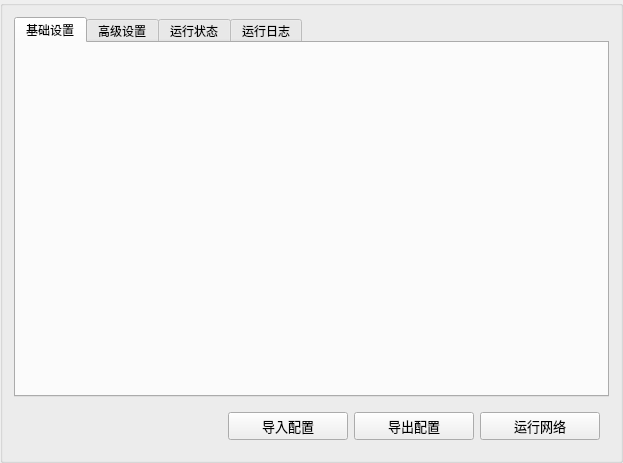
<?xml version="1.0" encoding="UTF-8"?>
<ui version="4.0">
 <class>NetPage</class>
 <widget class="QGroupBox" name="NetPage">
  <property name="geometry">
   <rect>
    <x>0</x>
    <y>0</y>
    <width>623</width>
    <height>463</height>
   </rect>
  </property>
  <property name="sizePolicy">
   <sizepolicy hsizetype="Expanding" vsizetype="Expanding">
    <horstretch>0</horstretch>
    <verstretch>0</verstretch>
   </sizepolicy>
  </property>
  <property name="minimumSize">
   <size>
    <width>480</width>
    <height>0</height>
   </size>
  </property>
  <property name="windowTitle">
   <string>GroupBox</string>
  </property>
  <layout class="QVBoxLayout" name="verticalLayout">
   <item>
    <widget class="QTabWidget" name="netTabWidget">
     <property name="currentIndex">
      <number>0</number>
     </property>
     <widget class="QWidget" name="primerSet">
      <attribute name="title">
       <string>基础设置</string>
      </attribute>
     </widget>
     <widget class="QWidget" name="advancedSet">
      <attribute name="title">
       <string>高级设置</string>
      </attribute>
     </widget>
     <widget class="QWidget" name="runningState">
      <attribute name="title">
       <string>运行状态</string>
      </attribute>
     </widget>
     <widget class="QWidget" name="runningLog">
      <attribute name="title">
       <string>运行日志</string>
      </attribute>
     </widget>
    </widget>
   </item>
   <item alignment="Qt::AlignmentFlag::AlignRight">
    <widget class="QWidget" name="horizontalWidget" native="true">
     <layout class="QHBoxLayout" name="horizontalLayout">
      <item alignment="Qt::AlignmentFlag::AlignRight">
       <widget class="QPushButton" name="importPushButton">
        <property name="minimumSize">
         <size>
          <width>120</width>
          <height>0</height>
         </size>
        </property>
        <property name="font">
         <font>
          <pointsize>10</pointsize>
         </font>
        </property>
        <property name="text">
         <string>导入配置</string>
        </property>
       </widget>
      </item>
      <item alignment="Qt::AlignmentFlag::AlignRight">
       <widget class="QPushButton" name="exportPushButton">
        <property name="minimumSize">
         <size>
          <width>120</width>
          <height>0</height>
         </size>
        </property>
        <property name="font">
         <font>
          <pointsize>10</pointsize>
         </font>
        </property>
        <property name="text">
         <string>导出配置</string>
        </property>
       </widget>
      </item>
      <item alignment="Qt::AlignmentFlag::AlignRight|Qt::AlignmentFlag::AlignBottom">
       <widget class="QPushButton" name="startPushButton">
        <property name="minimumSize">
         <size>
          <width>120</width>
          <height>0</height>
         </size>
        </property>
        <property name="font">
         <font>
          <pointsize>10</pointsize>
         </font>
        </property>
        <property name="text">
         <string>运行网络</string>
        </property>
       </widget>
      </item>
     </layout>
    </widget>
   </item>
  </layout>
 </widget>
 <resources/>
 <connections/>
</ui>
